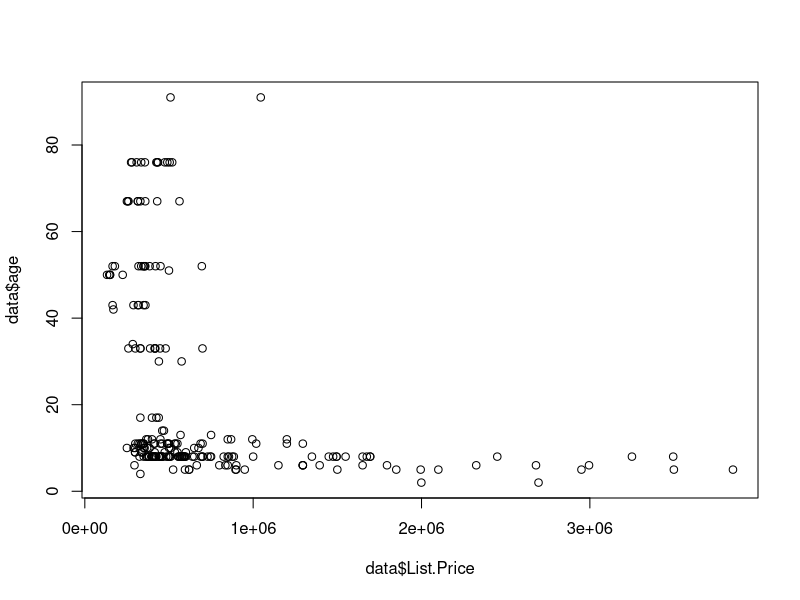

This figure's R source: (Note: this script raises an error after producing the figure.)
## ---- chunk 1
library(dplyr)
library(ggplot2)
library(gridExtra)
library(corrplot)
data <- read.csv('DataMasters-3.csv')
library(stringi)
data <- read.csv('DataMasters-3.csv', dec=",")
dim(data)
summary(data)
head(data)
data$age <- 2016 - as.numeric(data$Year.Built)
data$relisted <- data$CDOM - data$ADOM

#Sold.Month = In what month was it sold?
#It was all because of using "/" instead of "-"
soldDates <- as.Date(data$Sold.Lease.Date, format = "%m-%d-%Y")
data$soldMonth <- format(as.Date(soldDates), "%m") 

# having trouble.... dates are factors here
soldDates <- as.Date(data$Sold.Lease.Date, format = "%m/%d/%Y") # returns NA values
#format(as.Date("1979-12-20"), "%m") 
#as.POSIXlt(as.Date("1979-12-20"))$mo + 1 
#as.numeric(substring("1979-12-20", 6, 7)) 
#as.numeric(factor(months(as.Date("1979-12-20"), abbrev = TRUE), levels = month.abb)) 
#http://www.statmethods.net/input/dates.html

#List.Month = In what month was it listed?

#data$Sold.Lease.Date - ADOM
# find the date listed... then find the month
listDate <- soldDates-data$ADOM
data$listMonth <- format(as.Date(listDate), "%m")


#Floor = On what floor of the building is it?

#data$Unit.Number
# units are currently factors... extract the first digit of the # 
#Floor = On what floor of the building is it?

data$Unit.Number <- gsub('[^a-zA-Z0-9.]', '', data$Unit.Number)
data$floor <- stri_extract_first(data$Unit.Number, regex = "\\d")

#Price.Diff = How did sale price differ from list price?

data$Price.Diff <- as.numeric(data$Sold.Lease.Price) - as.numeric(data$List.Price) # does not work
# Why does as.numeric("factor") return random numbers? what do they represent?
# Use substr to remove $ and ,?

#Price.Diff = How did sale price differ from list price?
#removing all sorts of characters (dollar signs in this case) and then changing as numeric 
data$Sold.Lease.Price <- gsub('[^a-zA-Z0-9.]', '', data$Sold.Lease.Price)
data$List.Price <- gsub('[^a-zA-Z0-9.]', '', data$List.Price)

data$Price.Diff <- as.numeric(data$Sold.Lease.Price) - as.numeric(data$List.Price)
library(MASS)
plot(data$List.Price,data$age)
cor(as.numeric(data$fgr),data$fgr2)



data$fgr<- as.data.frame(data$List.Price,data$age)
data$fgr2<- as.numeric(data$age)
corrplot(data[,16:18], method = "color")

plot(data$List.Price,data$Year.Built)
cor(as.numeric(data$List.Price),data$age)

plot(data$List.Price,data$Year.Built)
cor(as.numeric(data$List.Price),data$age)

